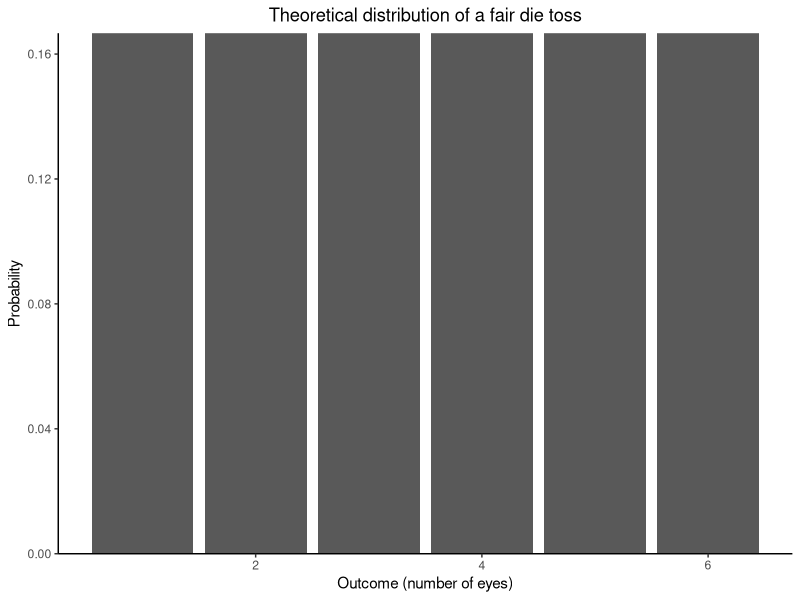
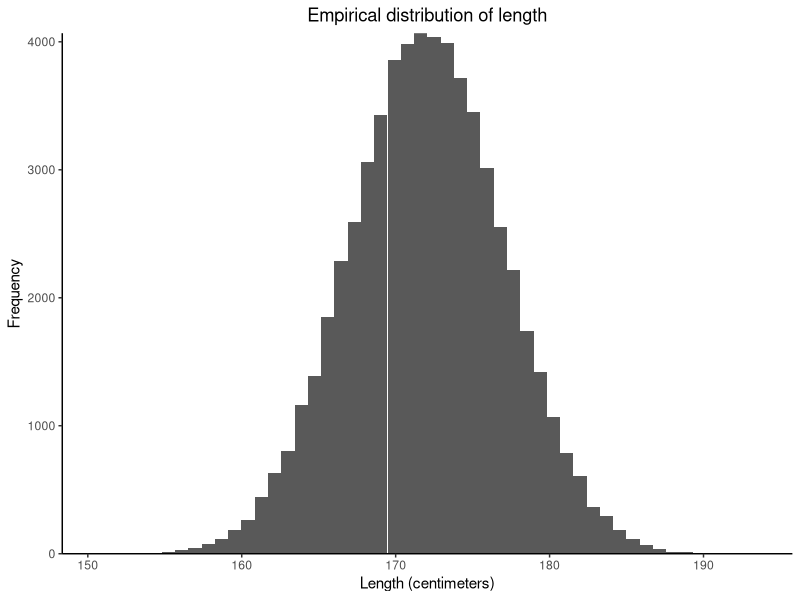

The R script that drew these images, in order:
## ---- chunk 1
library(ggplot2)
## ---- chunk 2
dat <- tibble::tibble(x = 1L:6L, p = rep(1/6, 6))
ggplot(dat, aes(x = x, y = p)) +
    geom_col() +
    theme_classic() +
    scale_y_continuous(expand = c(0, 0)) +
    labs(title = "Theoretical distribution of a fair die toss") +
    labs(x = "Outcome (number of eyes)", y = "Probability") +
    theme(plot.title = element_text(hjust = 0.5))
## ---- chunk 3
set.seed(456)
dat <- tibble::tibble(x = sample(x = 1L:6L, size = 30, replace = TRUE))

dat
## ---- chunk 4
# Simulate the heights (cm) for each student in the population
set.seed(123)
n <- 60e3

dat <- tibble::tibble(X = rnorm(n = n, mean = 172, sd = 5))
## ---- chunk 5
ggplot(dat, aes(x = X)) +
    geom_histogram(bins = 50) +
    theme_classic() +
    scale_y_continuous(expand = c(0, 0)) +
    labs(title = "Empirical distribution of length") +
    labs(x = "Length (centimeters)", y = "Frequency") +
    theme(plot.title = element_text(hjust = 0.5))
